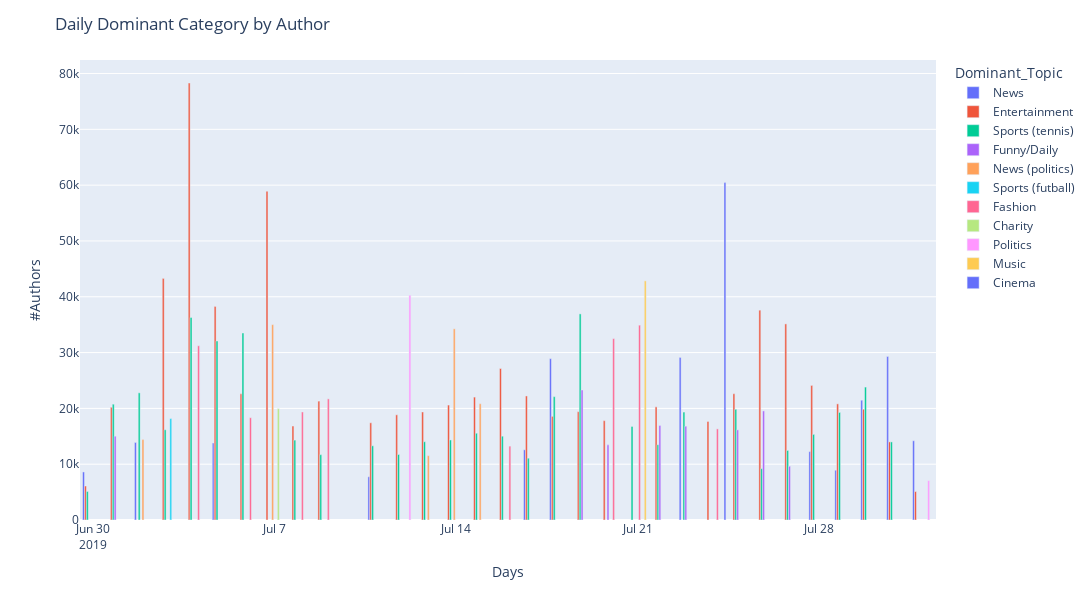

Notebook source saved alongside this figure:
### Code cell
# target_docimport plotly.express as px

fig = px.bar(plot_df2, x="trend_date", y="Frequency", color='Dominant_Topic', barmode='group',
             height=600, width=1800 )

fig.update_layout(title_text="Daily Dominant Category by Author")
# Set x-axis title
fig.update_xaxes(title_text="Days")
# Set y-axes titles
fig.update_yaxes(title_text="#Authors")

fig.write_image(os.path.join(MEDIA_PATH, "topic_by_author.png"))
fig.show()

### Figure 1 — Plotly figure (JSON) as saved in the notebook; plotly's stock layout.template omitted (floating-point values rounded to 4 significant figures)
{"data": [{"alignmentgroup": "True", "hovertemplate": "Dominant_Topic=News<br>trend_date=%{x}<br>Frequency=%{y}<extra></extra>", "legendgroup": "News", "marker": {"color": "#636efa"}, "name": "News", "offsetgroup": "News", "orientation": "v", "showlegend": true, "textposition": "auto", "type": "bar", "x": ["2019-06-30T00:00:00", "2019-07-02T00:00:00", "2019-07-05T00:00:00", "2019-07-11T00:00:00", "2019-07-17T00:00:00", "2019-07-18T00:00:00", "2019-07-23T00:00:00", "2019-07-28T00:00:00", "2019-07-29T00:00:00", "2019-07-30T00:00:00", "2019-07-31T00:00:00", "2019-08-01T00:00:00"], "xaxis": "x", "y": [8612, 13897, 13798, 7751, 12581, 28910, 29132, 12257, 8920, 21464, 29304, 14199], "yaxis": "y"}, {"alignmentgroup": "True", "hovertemplate": "Dominant_Topic=Entertainment<br>trend_date=%{x}<br>Frequency=%{y}<extra></extra>", "legendgroup": "Entertainment", "marker": {"color": "#EF553B"}, "name": "Entertainment", "offsetgroup": "Entertainment", "orientation": "v", "showlegend": true, "textposition": "auto", "type": "bar", "x": ["2019-06-30T00:00:00", "2019-07-01T00:00:00", "2019-07-03T00:00:00", "2019-07-04T00:00:00", "2019-07-05T00:00:00", "2019-07-06T00:00:00", "2019-07-07T00:00:00", "2019-07-08T00:00:00", "2019-07-09T00:00:00", "2019-07-11T00:00:00", "2019-07-12T00:00:00", "2019-07-13T00:00:00", "2019-07-14T00:00:00", "2019-07-15T00:00:00", "2019-07-16T00:00:00", "2019-07-17T00:00:00", "2019-07-18T00:00:00", "2019-07-19T00:00:00", "2019-07-20T00:00:00", "2019-07-22T00:00:00", "2019-07-24T00:00:00", "2019-07-25T00:00:00", "2019-07-26T00:00:00", "2019-07-27T00:00:00", "2019-07-28T00:00:00", "2019-07-29T00:00:00", "2019-07-30T00:00:00", "2019-07-31T00:00:00", "2019-08-01T00:00:00"], "xaxis": "x", "y": [6092, 20204, 43289, 78303, 38267, 22614, 58890, 16825, 21302, 17416, 18844, 19357, 20597, 22021, 27145, 22227, 18573, 19407, 17799, 20275, 17660, 22625, 37596, 35137, 24110, 20809, 19851, 13996, 5098], "yaxis": "y"}, {"alignmentgroup": "True", "hovertemplate": "Dominant_Topic=Sports (tennis)<br>trend_date=%{x}<br>Frequency=%{y}<extra></extra>", "legendgroup": "Sports (tennis)", "marker": {"color": "#00cc96"}, "name": "Sports (tennis)", "offsetgroup": "Sports (tennis)", "orientation": "v", "showlegend": true, "textposition": "auto", "type": "bar", "x": ["2019-06-30T00:00:00", "2019-07-01T00:00:00", "2019-07-02T00:00:00", "2019-07-03T00:00:00", "2019-07-04T00:00:00", "2019-07-05T00:00:00", "2019-07-06T00:00:00", "2019-07-08T00:00:00", "2019-07-09T00:00:00", "2019-07-11T00:00:00", "2019-07-12T00:00:00", "2019-07-13T00:00:00", "2019-07-14T00:00:00", "2019-07-15T00:00:00", "2019-07-16T00:00:00", "2019-07-17T00:00:00", "2019-07-18T00:00:00", "2019-07-19T00:00:00", "2019-07-21T00:00:00", "2019-07-22T00:00:00", "2019-07-23T00:00:00", "2019-07-25T00:00:00", "2019-07-26T00:00:00", "2019-07-27T00:00:00", "2019-07-28T00:00:00", "2019-07-29T00:00:00", "2019-07-30T00:00:00", "2019-07-31T00:00:00"], "xaxis": "x", "y": [5114, 20751, 22783, 16172, 36287, 32078, 33509, 14313, 11704, 13296, 11738, 14027, 14344, 15549, 15019, 11072, 22102, 36929, 16774, 13505, 19341, 19839, 9203, 12464, 15341, 19277, 23817, 13993], "yaxis": "y"}, {"alignmentgroup": "True", "hovertemplate": "Dominant_Topic=Funny/Daily<br>trend_date=%{x}<br>Frequency=%{y}<extra></extra>", "legendgroup": "Funny/Daily", "marker": {"color": "#ab63fa"}, "name": "Funny/Daily", "offsetgroup": "Funny/Daily", "orientation": "v", "showlegend": true, "textposition": "auto", "type": "bar", "x": ["2019-07-01T00:00:00", "2019-07-19T00:00:00", "2019-07-20T00:00:00", "2019-07-22T00:00:00", "2019-07-23T00:00:00", "2019-07-25T00:00:00", "2019-07-26T00:00:00", "2019-07-27T00:00:00"], "xaxis": "x", "y": [15016, 23298, 13463, 16939, 16806, 16147, 19547, 9628], "yaxis": "y"}, {"alignmentgroup": "True", "hovertemplate": "Dominant_Topic=News (politics)<br>trend_date=%{x}<br>Frequency=%{y}<extra></extra>", "legendgroup": "News (politics)", "marker": {"color": "#FFA15A"}, "name": "News (politics)", "offsetgroup": "News (politics)", "orientation": "v", "showlegend": true, "textposition": "auto", "type": "bar", "x": ["2019-07-02T00:00:00", "2019-07-07T00:00:00", "2019-07-13T00:00:00", "2019-07-14T00:00:00", "2019-07-15T00:00:00"], "xaxis": "x", "y": [14408, 35003, 11527, 34256, 20839], "yaxis": "y"}, {"alignmentgroup": "True", "hovertemplate": "Dominant_Topic=Sports (futball)<br>trend_date=%{x}<br>Frequency=%{y}<extra></extra>", "legendgroup": "Sports (futball)", "marker": {"color": "#19d3f3"}, "name": "Sports (futball)", "offsetgroup": "Sports (futball)", "orientation": "v", "showlegend": true, "textposition": "auto", "type": "bar", "x": ["2019-07-03T00:00:00"], "xaxis": "x", "y": [18174], "yaxis": "y"}, {"alignmentgroup": "True", "hovertemplate": "Dominant_Topic=Fashion<br>trend_date=%{x}<br>Frequency=%{y}<extra></extra>", "legendgroup": "Fashion", "marker": {"color": "#FF6692"}, "name": "Fashion", "offsetgroup": "Fashion", "orientation": "v", "showlegend": true, "textposition": "auto", "type": "bar", "x": ["2019-07-04T00:00:00", "2019-07-06T00:00:00", "2019-07-08T00:00:00", "2019-07-09T00:00:00", "2019-07-16T00:00:00", "2019-07-20T00:00:00", "2019-07-21T00:00:00", "2019-07-24T00:00:00"], "xaxis": "x", "y": [31217, 18329, 19359, 21704, 13237, 32499, 34910, 16326], "yaxis": "y"}, {"alignmentgroup": "True", "hovertemplate": "Dominant_Topic=Charity<br>trend_date=%{x}<br>Frequency=%{y}<extra></extra>", "legendgroup": "Charity", "marker": {"color": "#B6E880"}, "name": "Charity", "offsetgroup": "Charity", "orientation": "v", "showlegend": true, "textposition": "auto", "type": "bar", "x": ["2019-07-07T00:00:00"], "xaxis": "x", "y": [19946], "yaxis": "y"}, {"alignmentgroup": "True", "hovertemplate": "Dominant_Topic=Politics<br>trend_date=%{x}<br>Frequency=%{y}<extra></extra>", "legendgroup": "Politics", "marker": {"color": "#FF97FF"}, "name": "Politics", "offsetgroup": "Politics", "orientation": "v", "showlegend": true, "textposition": "auto", "type": "bar", "x": ["2019-07-12T00:00:00", "2019-08-01T00:00:00"], "xaxis": "x", "y": [40279, 7058], "yaxis": "y"}, {"alignmentgroup": "True", "hovertemplate": "Dominant_Topic=Music<br>trend_date=%{x}<br>Frequency=%{y}<extra></extra>", "legendgroup": "Music", "marker": {"color": "#FECB52"}, "name": "Music", "offsetgroup": "Music", "orientation": "v", "showlegend": true, "textposition": "auto", "type": "bar", "x": ["2019-07-21T00:00:00"], "xaxis": "x", "y": [42850], "yaxis": "y"}, {"alignmentgroup": "True", "hovertemplate": "Dominant_Topic=Cinema<br>trend_date=%{x}<br>Frequency=%{y}<extra></extra>", "legendgroup": "Cinema", "marker": {"color": "#636efa"}, "name": "Cinema", "offsetgroup": "Cinema", "orientation": "v", "showlegend": true, "textposition": "auto", "type": "bar", "x": ["2019-07-24T00:00:00"], "xaxis": "x", "y": [60460], "yaxis": "y"}], "layout": {"barmode": "group", "height": 600, "legend": {"title": {"text": "Dominant_Topic"}, "tracegroupgap": 0}, "margin": {"t": 60}, "title": {"text": "Daily Dominant Category by Author"}, "width": 1800, "xaxis": {"anchor": "y", "domain": [0, 1], "title": {"text": "Days"}}, "yaxis": {"anchor": "x", "domain": [0, 1], "title": {"text": "#Authors"}}}}
